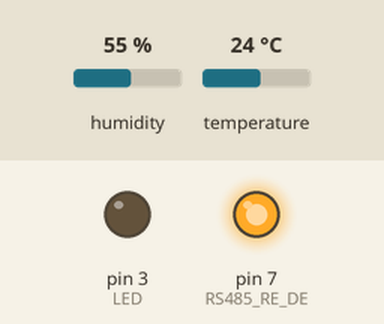
Recording of a sketch running on a simulated Arduino Uno, built with avr-gcc and run on an emulated ATmega328P. Parts: output pins drawn as LEDs (lit = HIGH). The test bench sets the inputs (shaded band); at power-on: humidity 55 %, temperature 24 °C. What the sketch prints to the serial monitor is not drawn.

Above: at 0.1 s.
Timing chart, 0 to 1.6 s (numbered marks = the images above):
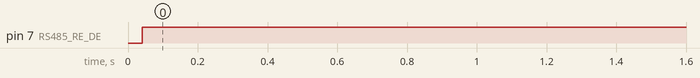

Measured:
- by itself, pin 7 (RS485_RE_DE): LOW → HIGH at 0.04 s

The sketch:

shield.ino
```cpp
/*
    Testeo Shield Datalogger
    Creado 5 de junio de 2024
*/

#include "pines.h"
#include <DHT.h>
#include <SoftwareSerial.h>

DHT dht(DHT_PIN, DHT11);
SoftwareSerial portSerial(RS485_DI, RS485_RO);  // RX, TX

void setup() {

  pinMode(PULSADOR, INPUT);
  pinMode(LED, OUTPUT);
  pinMode(RS485_RE_DE, OUTPUT);

  portSerial.begin(9600);
  portSerial.println("Pruebas RS-485");

  dht.begin();

  // Habilitar depuración por Monitor Serial
  Serial.begin(9600);
  Serial.println("Depuracion habilitada");
}

void loop() {

  // Obtener variables
  float humedad = dht.readHumidity();
  float temperatura = dht.readTemperature();

  // Enviar datos por monitor Serial
  Serial.print(humedad);
  Serial.print(",");
  Serial.println(temperatura);

  // Enviar datos por RS-485
  digitalWrite(RS485_RE_DE, HIGH);
  portSerial.print(humedad);
  portSerial.print(",");
  portSerial.println(temperatura);

  delay(2000);
}
```

pines.h
```cpp
#ifndef PINES_H
#define PINES_H

// I2C address
const int RTC_ADDR = 0x68;
const int LCD_ADDR = 0x27;

// Configuracion de pines
const byte DHT_PIN = 2;
const byte LED = 3;
const byte PULSADOR = 4; // Activo alto
const byte RS485_RO = 5;
const byte RS485_DI = 6;
const byte RS485_RE_DE = 7; // LOW = RX, HIGH = TX
const byte SD_SS = 10;

#endif
```
